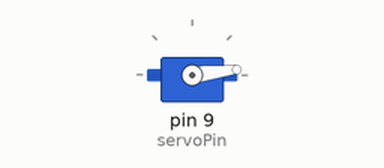
Recording of a sketch running on a simulated Arduino Uno, built with avr-gcc and run on an emulated ATmega328P. Shown: servo.

Above: at 0.05 s.
At 0.6 s:
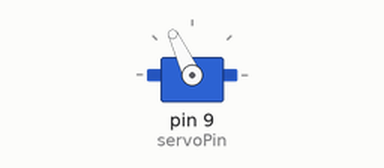
At 1.15 s:
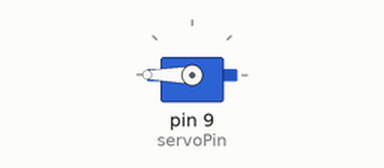
At 2.25 s:
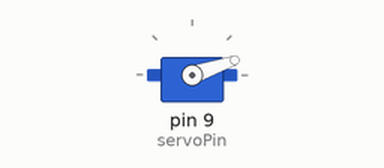
Timing chart, 0 to 6.5 s (numbered marks = the images above):
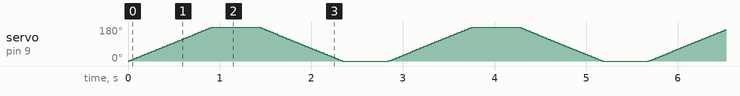

The sketch:

ServoExperiments.ino
```cpp
#include <Servo.h>

bool run = true;
int timesRan = 0;
int timesToRun = 5;


Servo s;
int servoPin = 9; //D9

const int buttonPin = 2;  //D2
bool buttonPressed = false;

void setup() {
  s.attach(servoPin);
  pinMode(buttonPin, INPUT_PULLUP); // Enable internal pull-up resistor
}


void loop() {
  while (run) {
    MoveServoUp();
    delay(500);
    MoveServoDown();
    delay(500);

    timesRan++;
    if (timesRan >= timesToRun)
    run = false;
  }
}

void MoveServoUp() {
  for (int i = 0; i <= 180; i ++) {
    s.write(i);
    delay(5);
  }
}

void MoveServoDown() {
  for (int i = 180; i >= 0; i --) {
    s.write(i);
    delay(5);
  }
}

void Oscillate() {
  for (int i = 0; i <= 360; i ++) {
    if (i <= 180)
      s.write(i);
    else
      s.write(360 - i);
    delay(5);
  }
}
```
